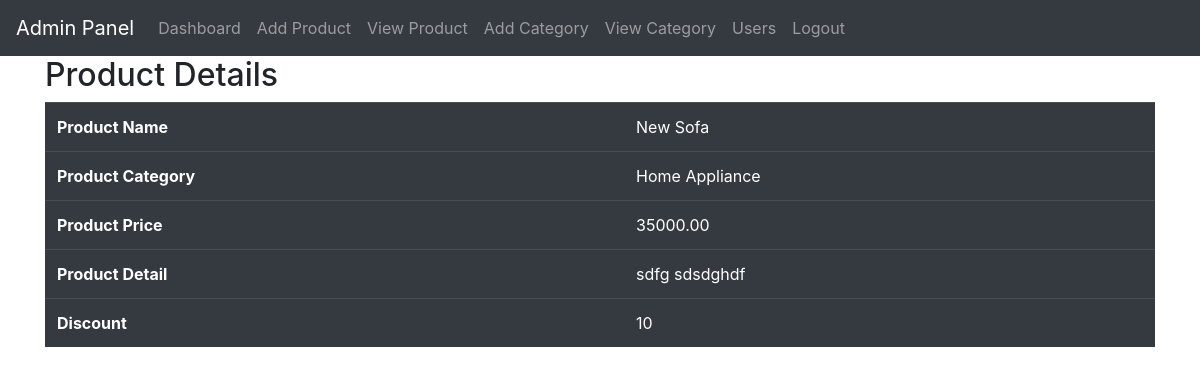
Before: /admin/full_view.php?pid=2 (signed in) with the older database file.
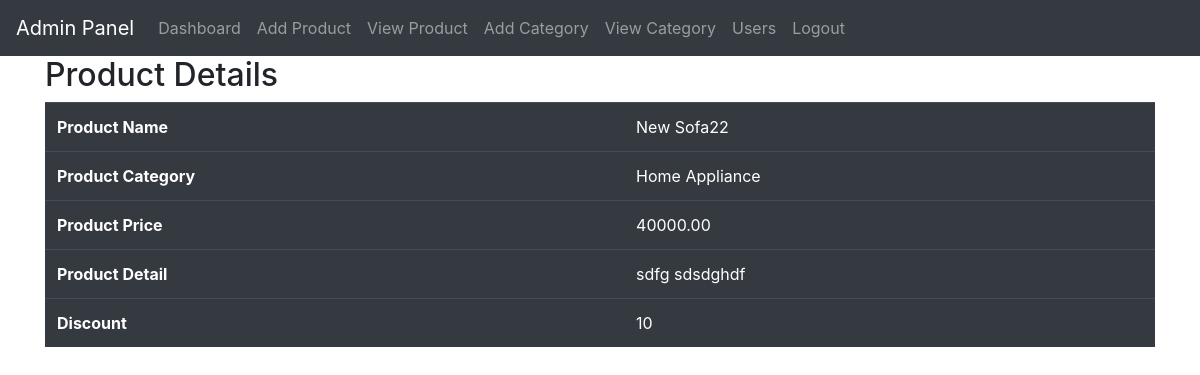
After: the same page with the newer database file.
### tables this page shows
CREATE TABLE `product` (
  `id` int(11) NOT NULL,
  `product_name` varchar(100) NOT NULL,
  `product_price` decimal(8,2) NOT NULL,
  `product_category` varchar(100) NOT NULL,
  `discount` int(11) NOT NULL,
  `detail` text NOT NULL,
  `product_image` varchar(255) NOT NULL,
  `alias_id` varchar(255) NOT NULL
);

CREATE TABLE `category` (
  `id` int(11) NOT NULL,
  `category_name` varchar(100) NOT NULL
);

### admin/full_view.php (the view, shortened to what this page needs)
<?php
include("../db.php");
include("admin_header.php");
$a = $_GET['pid'];
$query = "SELECT * FROM product INNER JOIN category ON product.product_category = category.id WHERE product.id=$a";
$result = mysqli_query($con, $query);
$data = mysqli_fetch_assoc($result);
?>
	<div class="container" style="min-height: 600px;">
		<h2>Product Details</h2>
		<table class="table table-dark">
			<tr>
				<th>Product Name</th>
				<td><?php echo $data['product_name'];?></td>
			</tr>
			<tr>
				<th>Product Category</th>
				<td><?php echo $data['category_name'];?></td>
			</tr>
			<tr>
				<th>Product Price</th>
				<td><?php echo $data['product_price'];?></td>
			</tr>
			<tr>
				<th>Product Detail</th>
				<td><?php echo $data['detail'];?></td>
			</tr>
			<tr>
				<th>Discount</th>
				<td><?php echo $data['discount'];?></td>
			</tr>
		</table>
	</div>
</body>
</html>

Changed rows visible on the page:
changed product "sdfg sdsdghdf": product_name "New Sofa" → "New Sofa22"; product_price "35000.00" → "40000.00"
